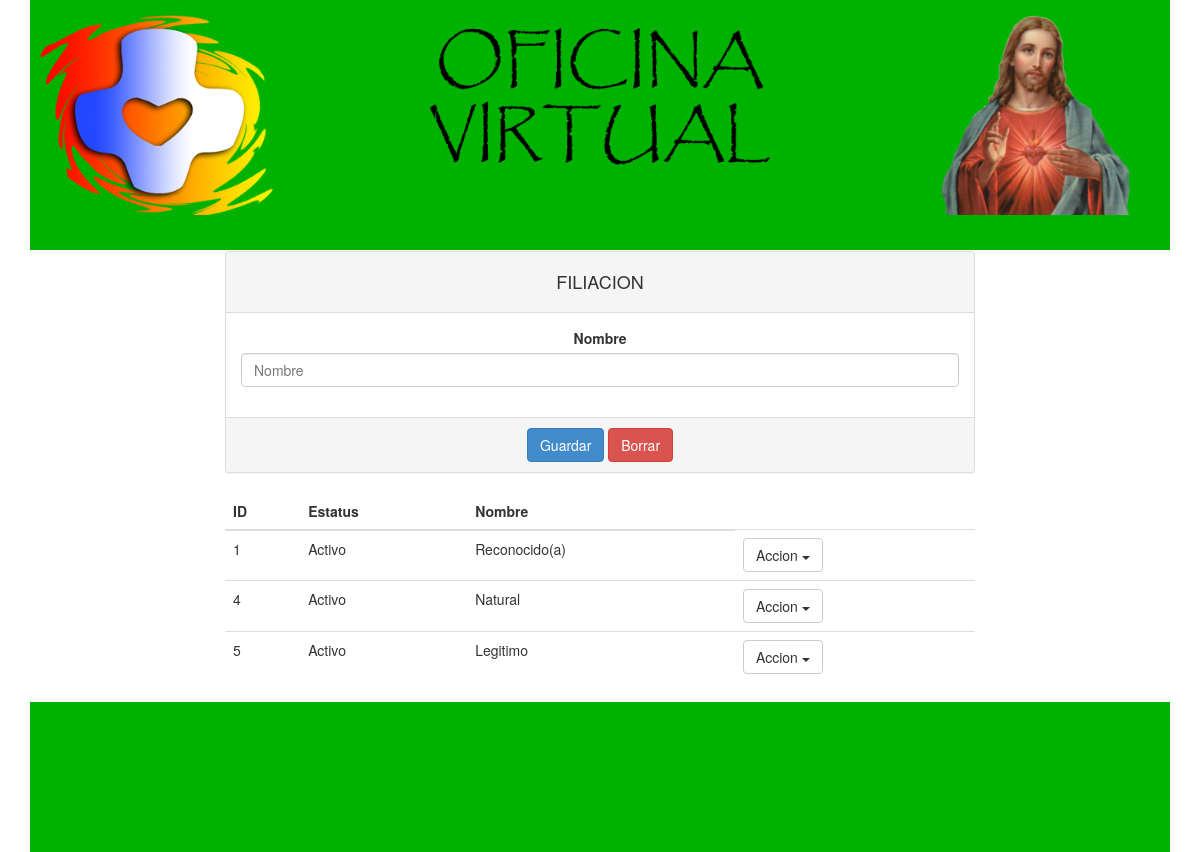
Page /filiacion.php on the committed database.
### tables this page shows
CREATE TABLE IF NOT EXISTS `filiacion` (
  `idfiliacion` int(11) NOT NULL AUTO_INCREMENT,
  `idestatus` int(11) NOT NULL,
  `nombre` varchar(20) NOT NULL,
  PRIMARY KEY (`idfiliacion`),
  KEY `idestatus` (`idestatus`)
);

CREATE TABLE IF NOT EXISTS `estatus` (
  `idestatus` int(11) NOT NULL AUTO_INCREMENT,
  `nombre` varchar(20) NOT NULL,
  PRIMARY KEY (`idestatus`)
);

### control/filiacion/tablafiliacion.php (the view, shortened to what this page needs)
<?php
include('control/conect.php');
 $wsql = "SELECT idfiliacion as id, estatus.nombre as ne, filiacion.nombre as nf
 FROM filiacion
 inner join estatus on estatus.idestatus=filiacion.idestatus
 ORDER BY filiacion.idfiliacion";
    $result=mysql_query($wsql,$link);
 while($row=mysql_fetch_array($result)){
?>
 <tr>
  <td><?php echo $row['id'] ?></td>
  <td><?php echo $row['ne'] ?></td>
  <td><?php echo $row['nf'] ?></td>
  <td>
  <div class="dropdown">
        <button class="btn btn-default dropdown-toggle" type="button" id="menu1" data-toggle="dropdown">Accion
        <span class="caret"></span></button>
      </div>
    </div>
<?php }
?>

### rows in the picture
filiacion: idfiliacion "1", idestatus.nombre "Activo", nombre "Reconocido(a)"
filiacion: idfiliacion "4", idestatus.nombre "Activo", nombre "Natural"
filiacion: idfiliacion "5", idestatus.nombre "Activo", nombre "Legitimo"
